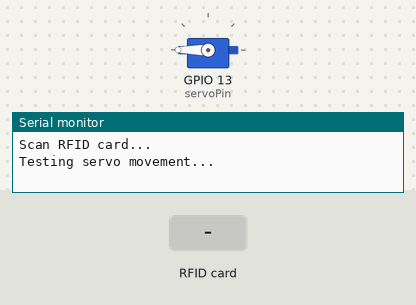
This program was run on a simulated ESP32. Parts: servo, the last lines printed to the serial monitor. The inputs (shaded band) are chosen by the test bench.

Above: at 0.1 s.
At 5.2 s:
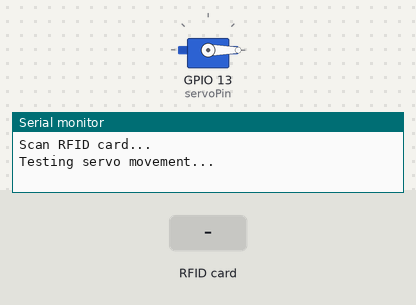
5.3 s: RFID card 82 44 F4 51 held to the reader
At 6.0 s:
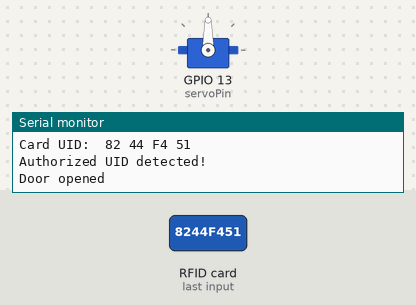
6.8 s: RFID card 5E 7A 19 C4 held to the reader
Timing chart, 0 to 9.8 s (numbered marks = the images above; inputs shaded):
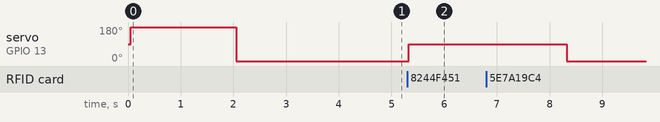

The program:

main.cpp
```cpp
#include <SPI.h>
#include <MFRC522.h>
#include <ESP32Servo.h>

// RFID Module Pins
#define RST_PIN 22 // Reset pin for the RFID module
#define SS_PIN 5   // Slave select pin for the RFID module

// Servo Motor Pin
int servoPin = 13; // Pin connected to the servo motor

// Create instances for RFID and servo
MFRC522 mfrc522(SS_PIN, RST_PIN); // Create MFRC522 instance
Servo myServo;                   // Create a servo object

// Target UID (replace with your RFID card's UID)
byte targetUID[] = {0x82, 0x44, 0xF4, 0x51};

// Function prototype
bool isUIDMatch(byte* uid, byte uidSize, byte* target);

void setup() {
  Serial.begin(115200);   // Start Serial communication
  SPI.begin();            // Initialize SPI bus
  mfrc522.PCD_Init();     // Initialize the RFID module
  Serial.println("Scan RFID card...");

  // Attach the servo to the specified GPIO pin
  myServo.attach(servoPin);

  // Test servo movement at startup
  Serial.println("Testing servo movement...");
  myServo.write(190);  // Move servo to 90 degrees
  delay(2000);        // Wait for 2 seconds
  myServo.write(0);   // Move servo back to 0 degrees
  delay(2000);        // Wait for 2 seconds
}

void loop() {
  // Look for new RFID cards
  if (!mfrc522.PICC_IsNewCardPresent() || !mfrc522.PICC_ReadCardSerial()) {
    delay(50); // Short delay before trying again
    return;
  }

  // Print detected UID in hexadecimal format
  Serial.print("Card UID: ");
  for (byte i = 0; i < mfrc522.uid.size; i++) {
    // Print each byte of the UID in hexadecimal with leading zero if needed
    Serial.print(mfrc522.uid.uidByte[i] < 0x10 ? " 0" : " ");
    Serial.print(mfrc522.uid.uidByte[i], HEX);
  }
  Serial.println();

  // Check if the UID matches the target UID
  if (isUIDMatch(mfrc522.uid.uidByte, mfrc522.uid.size, targetUID)) {
    Serial.println("Authorized UID detected!");
    myServo.write(90);  // Rotate servo to 90 degrees
    Serial.println("Door opened");
    delay(3000);        // Hold position for 3 seconds
    myServo.write(0);   // Return servo to 0 degrees
    Serial.println("Servo returned to 0 degrees");
  } else {
    Serial.println("Unauthorized UID!");
    myServo.write(0);  // Rotate servo to 180 degrees
    Serial.println("Door closed");
    delay(3000);         // Hold position for 3 seconds
    myServo.write(0);    // Return servo to 0 degrees
    Serial.println("Servo returned to 0 degrees");
  }

  // Halt the RFID card to avoid repeated readings
  mfrc522.PICC_HaltA();
}

// Function to compare the detected UID with the target UID
bool isUIDMatch(byte* uid, byte uidSize, byte* target) {
  for (byte i = 0; i < uidSize; i++) {
    if (uid[i] != target[i]) {
      return false; // Mismatch found
    }
  }
  return true; // All bytes matched
}
```

Measured:
- after the input at 5.3 s, servo on GPIO 13 (servoPin): 0° → 90° at once
